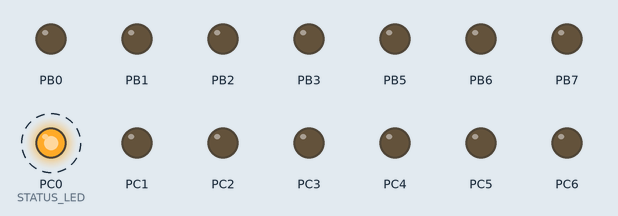
This program was run on a simulated ATmega328P, built with avr-gcc and emulated at 8 MHz. Parts: output pins drawn as LEDs (lit = HIGH). Dashed ring = blinking. What the program prints to the serial monitor is not drawn.

Above: at 0.4 s.
Timing chart, 0 to 3.8 s (numbered marks = the images above):
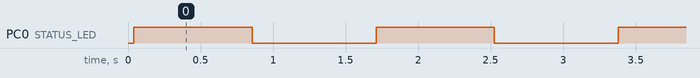

The program:

main.c
```c
/*
	UART printf
*/

#include <stdio.h>
#include <avr/io.h>

#define FOSC 16000000
#define BAUD 9600
#define MYUBRR FOSC/16/BAUD-1

#define sbi(var, mask)   ((var) |= (uint8_t)(1 << mask))
#define cbi(var, mask)   ((var) &= (uint8_t)~(1 << mask))

#define STATUS_LED 0


void ioinit(void);
static int uart_putchar(char c, FILE *stream);
uint8_t uart_getchar(void);
static FILE mystdout = FDEV_SETUP_STREAM(uart_putchar, NULL, _FDEV_SETUP_WRITE);
void delay_ms(uint16_t x);


int main (void){

	uint8_t iter =  0;
  ioinit(); //Setup IO pins and defaults
  while(1){
		iter++;
		printf("main() iteration #%d\n", iter);

		sbi(PORTC, STATUS_LED);
		delay_ms(500);

		cbi(PORTC, STATUS_LED);
		delay_ms(500);
  }

  return(0);
}

void ioinit (void){
    //1 = output, 0 = input
    DDRB = 0b11101111; //PB4 = MISO
    DDRC = 0b11111111; //
    DDRD = 0b11111110; //PORTD (RX on PD0)

    //USART Baud rate: 9600
    UBRR0H = MYUBRR >> 8;
    UBRR0L = MYUBRR;
    UCSR0B = (1<<RXEN0)|(1<<TXEN0);

    stdout = &mystdout; //Required for printf init
}

static int uart_putchar(char c, FILE *stream){

    if (c == '\n') uart_putchar('\r', stream);

    loop_until_bit_is_set(UCSR0A, UDRE0);
    UDR0 = c;

    return 0;
}

uint8_t uart_getchar(void){

    while( !(UCSR0A & (1<<RXC0)) );
    return(UDR0);
}

//General short delays
void delay_ms(uint16_t x){

  uint8_t y, z;
  for ( ; x > 0 ; x--){
    for ( y = 0 ; y < 80 ; y++){
      for ( z = 0 ; z < 40 ; z++){
        asm volatile ("nop");
      }
    }
  }
}
```

Measured:
- by itself, PC0 (STATUS_LED): alternates HIGH for 0.82 s and LOW for 0.86 s
